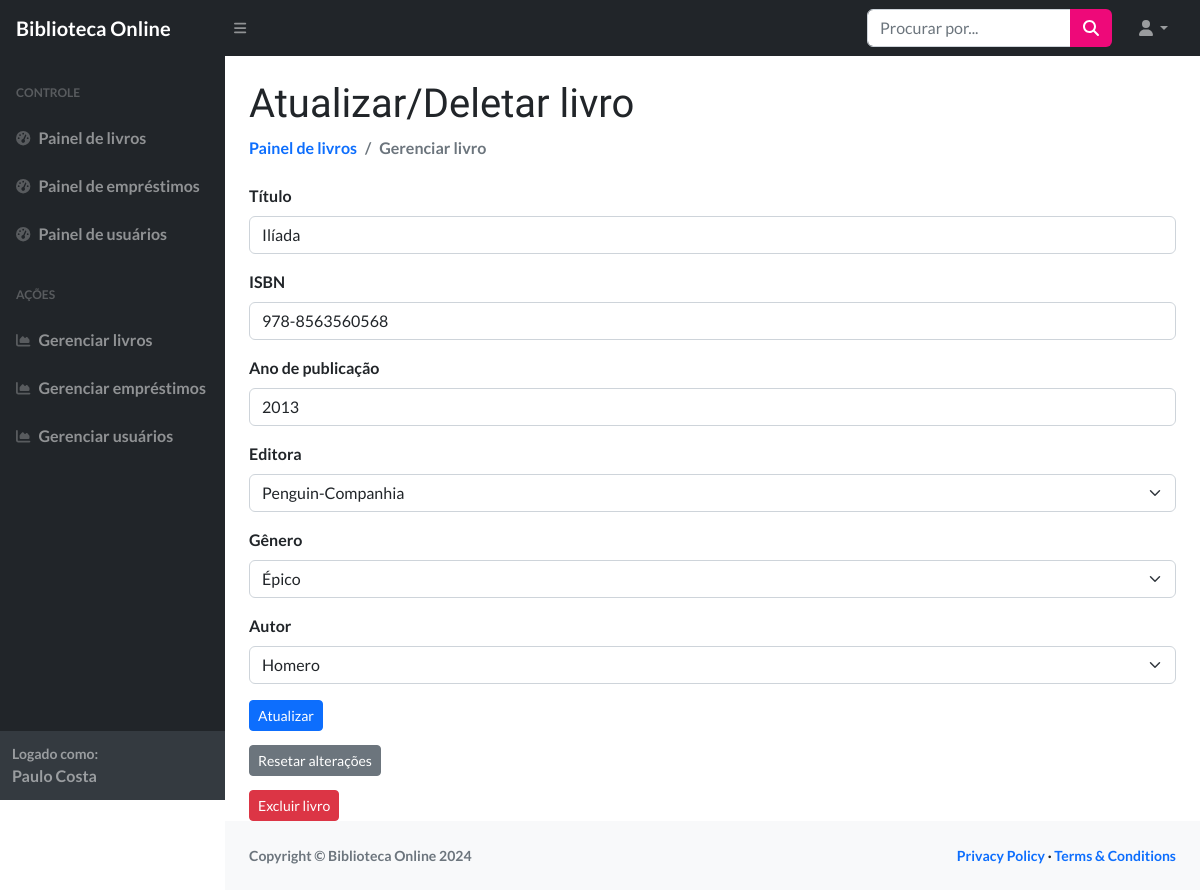
The page /site-biblioteca/dashboard-func/form_gerencia_livros.php?id_livro=1 (signed in) on the database its author committed.
### tables this page shows
CREATE TABLE livro (
    id_livro int AUTO_INCREMENT UNIQUE PRIMARY KEY,
    isbn varchar(14),
    titulo varchar(200),
    ano_publicacao year,
    id_editora int,
    id_genero int,
    capa varchar(100),
    status ENUM('disponível', 'emprestado') DEFAULT 'disponível',
    FOREIGN KEY (id_editora) REFERENCES editora(id_editora),
    FOREIGN KEY (id_genero) REFERENCES genero(id_genero)
);

### site-biblioteca/dashboard-func/form_gerencia_livros.php (the view, shortened to what this page needs)
<?php
$id_livro = $_GET['id_livro'];
include 'menu.php';
?>
<div id="layoutSidenav_content">
    <main>
        <div class="container-fluid px-4">
            <h1 class="mt-4">Atualizar/Deletar livro</h1>
            <ol class="breadcrumb mb-4">
                <li class="breadcrumb-item"><a href="index.php">Painel de livros</a></li>
                <li class="breadcrumb-item active">Gerenciar livro</li>
            </ol>
            <form action="atualiza_livros.php?id_livro=<?php echo $id_livro; ?>" method="POST">
                <?php
                $sql = "SELECT livro.id_livro, livro.isbn, livro.titulo, livro.ano_publicacao, livro.status,
                        livro.id_editora, livro.id_genero
                        FROM livro
                        WHERE livro.id_livro = $id_livro";
                $consulta = $conexao->query($sql);
                $dados = $consulta->fetch_assoc();
                ?>
                <div class="mb-3">
                    <label for="titulo" class="form-label">Título</label>
                    <input type="text" class="form-control" name="titulo" value="<?php echo $dados['titulo']; ?>"
                        required>
                </div>
                <div class="mb-3">
                    <label for="isbn" class="form-label">ISBN</label>
                    <input type="text" class="form-control" name="isbn" value="<?php echo $dados['isbn']; ?>" required>
                </div>
                <div class="mb-3">
                    <label for="ano_publicacao" class="form-label">Ano de publicação</label>
                    <input type="number" class="form-control" name="ano_publicacao"
                        value="<?php echo $dados['ano_publicacao']; ?>" required>
                </div>
                <div class="mb-3">
                    <label for="id_editora" class="form-label">Editora</label>
                    <select class="form-select" id="id_editora" name="id_editora" required>
                        <?php
                        $sql_editora = "SELECT id_editora, editora FROM editora";
                        $resultado_editora = $conexao->query($sql_editora);
                        while ($editora = $resultado_editora->fetch_assoc()) {
                            $selected = ($dados['id_editora'] == $editora['id_editora']) ? 'selected' : '';
                            echo "<option value='" . $editora['id_editora'] . "' $selected>" . $editora['editora'] . "</option>";
                        }
                        ?>
                    </select>
                </div>
                <div class="mb-3">
                    <label for="id_genero" class="form-label">Gênero</label>
                    <select class="form-select" id="id_genero" name="id_genero" required>
                        <?php
                        $sql_genero = "SELECT id_genero, genero FROM genero";
                        $resultado_genero = $conexao->query($sql_genero);
                        while ($genero = $resultado_genero->fetch_assoc()) {
                            $selected = ($dados['id_genero'] == $genero['id_genero']) ? 'selected' : '';
                            echo "<option value='" . $genero['id_genero'] . "' $selected>" . $genero['genero'] . "</option>";
                        }
                        ?>
                    </select>
                </div>
                <div class="mb-3">
                    <label for="id_autor" class="form-label">Autor</label>
                    <select class="form-select" id="id_autor" name="id_autor" required>
                        <?php
                        $sql_autor = "SELECT id_autor, nome FROM autor";
                        $resultado_autores = $conexao->query($sql_autor);
                        $sql_livro_autor = "SELECT id_autor FROM livro_autor WHERE id_livro = " . $dados['id_livro'];
                        $resultado_livro_autor = $conexao->query($sql_livro_autor);
                        $autor_livro = $resultado_livro_autor->fetch_assoc();
                        $id_autor_livro = $autor_livro['id_autor'];
                        while ($autor = $resultado_autores->fetch_assoc()) {
                            $selected = ($id_autor_livro == $autor['id_autor']) ? 'selected' : '';
                            echo "<option value='" . $autor['id_autor'] . "' $selected>" . $autor['nome'] . "</option>";
                        }
                        ?>
                    </select>
                </div>
                <button type="submit" class="btn btn-primary btn-sm" onclick="return confirmUpdate()">Atualizar</button>
                <br>
                <button style="margin-top: 1em;" type="reset" class="btn btn-secondary btn-sm">Resetar
                    alterações</button>
            </form>
            <a <?php echo "href='apaga_livros.php?id_livro=" . $id_livro . "';" ?>><button style="margin-top: 1em;"
                    class="btn btn-danger btn-sm" name="delete" value="1" onclick="return confirmDelete()">Excluir
                    livro</button></a>
        </div>
    </main>
    <footer class="py-4 bg-light mt-auto">
        <div class="container-fluid px-4">
            <div class="d-flex align-items-center justify-content-between small">
                <div class="text-muted">Copyright &copy; Biblioteca Online 2024</div>
                <div>
                    <a href="#">Privacy Policy</a>
                    &middot;
                    <a href="#">Terms &amp; Conditions</a>
                </div>
            </div>
        </div>
    </footer>
</div>
</div>
</body>
</html>

### site-biblioteca/dashboard-func/menu.php (style rules this page uses)
body { font-family: 'Lato', sans-serif; font-weight: 700; }
h1, h2, h3 { font-family: 'Catamaran', sans-serif; font-weight: 400; }
a { text-decoration: none; }

### rows shown on the page
livro: titulo "Ilíada", isbn "978-8563560568", ano_publicacao "2013"

### other values the page prints
$_SESSION['nome'] "Paulo Costa"
form field id_editora "Penguin-Companhia"
form field id_genero "Épico"
form field id_autor "Homero"
